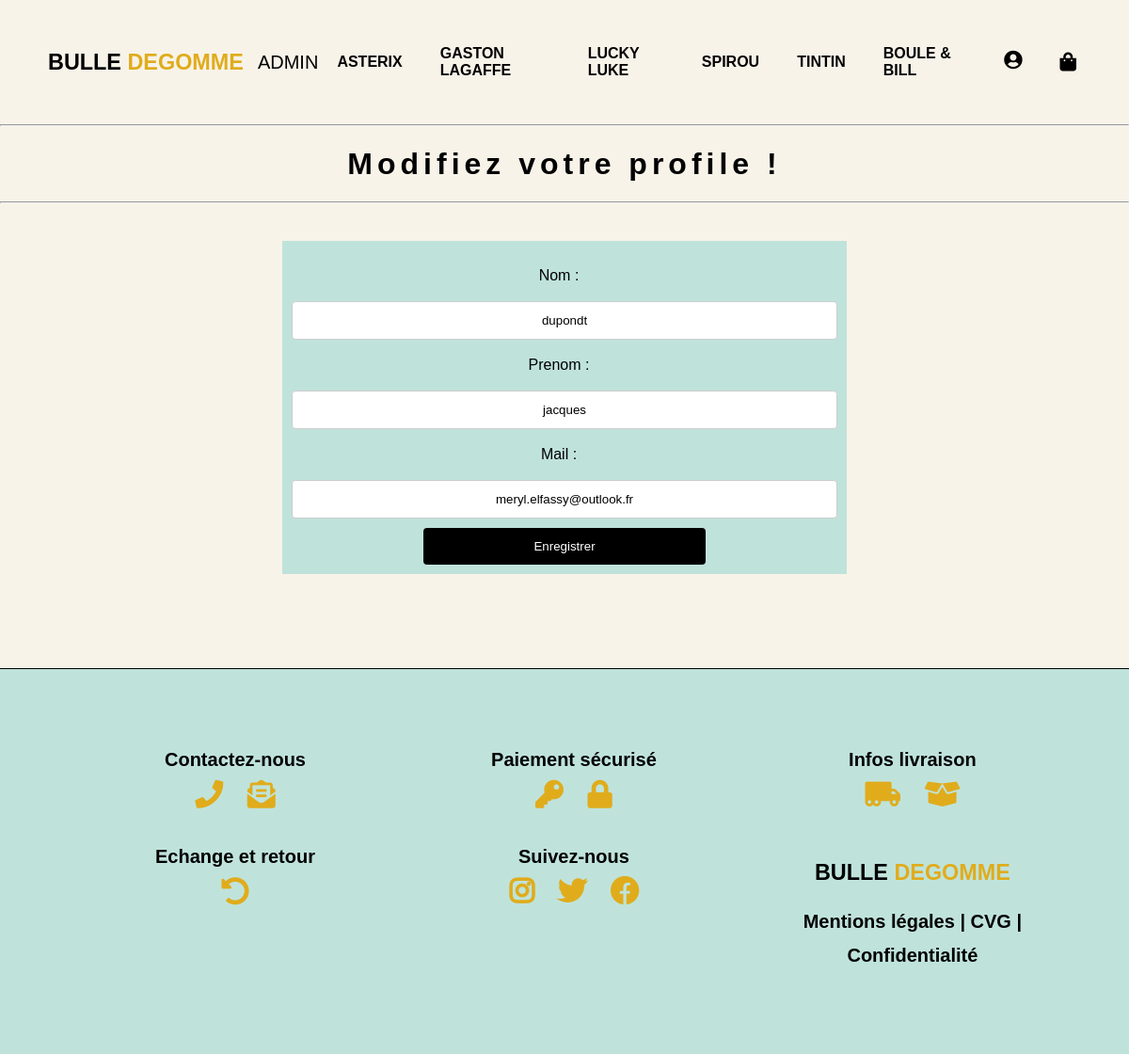
The app's page /index.php?page=update_user&action=editUser&id=21 (signed in) with its own data.
### tables this page shows
CREATE TABLE IF NOT EXISTS `categories` (
  `id` int(11) NOT NULL AUTO_INCREMENT,
  `name` varchar(255) NOT NULL,
  `description` text NOT NULL,
  PRIMARY KEY (`id`)
);

CREATE TABLE IF NOT EXISTS `users` (
  `id` int(11) NOT NULL AUTO_INCREMENT,
  `last_name` varchar(255) NOT NULL,
  `first_name` varchar(255) NOT NULL,
  `email` varchar(255) NOT NULL,
  `password` varchar(255) NOT NULL,
  `is_admin` tinyint(1) DEFAULT '0',
  PRIMARY KEY (`id`)
);

### index.php (called while the page is built, shortened)
<?php
if(isset($_GET['page'])){
  switch ($_GET['page']) {
      case 'update_user' :
          require 'controllers/updateUserController.php';
          break;
  }
}
else{
  require 'controllers/indexController.php';
}
require 'views/bd.php';

### models/Category.php (called while the page is built)
<?php
function getCategories()
{
	$db = dbConnect();
	$query = $db->prepare('SELECT * FROM categories');
	$query->execute();
	$categories = $query->fetchAll();
	return $categories;
}

### controllers/updateUserController.php (called while the page is built, shortened)
<?php
require_once 'models/Category.php';
require_once 'models/User.php';
$categories = getCategories();
if($_GET['action'] == 'editUser'){
    if(!empty($_POST)){
        if(empty($_POST['last_name']) || empty($_POST['first_name'] || empty($_POST['email']))){
            if(empty($_POST['last_name'])){
                $_SESSION['flash']['error'] = 'Le champ nom est obligatoire !';
            }
            if(empty($_POST['first_name'])){
                $_SESSION['flash']['error'] = 'Le champ email est obligatoire !';
            }
            if(empty($_POST['email'])){
                $_SESSION['flash']['error'] = 'Le champ email est obligatoire !';
            }
            $_SESSION['old_inputs'] = $_POST;
        }
        else{
            $user = updateUser($_GET['id'], $_POST);
            if($user){
                $_SESSION['flash']['success'] = 'Utilisateur mis à jour !';
            }
            else{
                $_SESSION['flash']['error'] = 'Erreur lors de la mise à jour... :(';
            }
            header('Location:index.php');
            exit;
        }
    }
    else {
            if (!isset($_SESSION['old_inputs'])) {
                $user = getUser($_GET['id']);
            }
        }
}

### models/User.php (called while the page is built, shortened)
<?php
function getUser($id){
        $db = dbConnect();
        $query = $db->prepare('SELECT * FROM users WHERE id = ?');
        $query->execute([$id]);
        $result = $query->fetch();
        return $result;
}

### views/update_user.php (the view)
<!DOCTYPE html>
 <html lang="fr">
 <head><title>Homepage</title>
     <?php require 'partials/head_assets.php'; ?>
 </head>
 <body class="index-body">
 <div class="container-fluid">
     <hr>
         <h1>Modifiez votre profile !</h1>
         <hr>
     <div class="form">
         <form method="post" action="index.php?page=update_user&action=editUser&id=<?= $_SESSION['user']['id']; ?>">
             <div class="row">
                 <div class="col-25">
                     <label for="last_name">Nom :</label>
                 </div>
                 <div class="col-75">
                     <input  type="text" name="last_name" id="last_name" value="<?= isset($_SESSION[
                         'old_inputs']) ? $_SESSION['old_inputs']['last_name'] : '' ?><?= isset($user) ? htmlspecialchars($user['last_name']):''?>"
                 </div>
             </div>
             <div class="row">
                 <div class="col-25">
                     <label for="first_name">Prenom :</label>
                 </div>
                 <div class="col-75">
                     <input  type="text" name="first_name" id="first_name" value="<?= isset($_SESSION[
                         'old_inputs']) ? $_SESSION['old_inputs']['first_name'] : '' ?><?= isset($user) ?htmlspecialchars($user['first_name']):''?>"
                 </div>
             </div>
             <div class="row">
                 <div class="col-25">
                     <label for="email">Mail :</label>
                 </div>
                 <div class="col-75">
                     <input  type="text" name="email" id="email" value="<?= isset($_SESSION[
                         'old_inputs']) ? $_SESSION['old_inputs']['email'] : '' ?><?= isset($user) ? htmlspecialchars($user['email']):''?>"
                 </div>
             </div>
         </form>
     </div>
     <div>
         <input type="submit" value="Enregistrer">
     </div>
     </div>
 </div>
 </body>
 </html>

### views/partials/nav.php (shortened to what this page needs)
<body>
<header>
    <nav>
        <div class="logo">
        <a href="index.php"><h3>BULLE <span>DEGOMME</span></h3></a>
            <?php
            if (isset($_SESSION['user']) && $_SESSION['user']['is_admin']==1)
            {
                echo '<a href="admin" >ADMIN</a>';
            }
            ?>
        </div>
        <div>
            <?php foreach($categories as $category): ?>
                <a href="index.php?page=product_list&category_id=<?= $category['id'] ?>"><?= $category['name']; ?></a>
            <?php endforeach; ?>
            <ul>
                <li><i class="fas fa-user-circle"></i>
                </li>
            </ul>
            <a href="index.php?page=cart&action=list"><i class="fas fa-shopping-bag"></i></a>
        </div>
    </nav>
</header>
</body>

### assets/css/style.css (style rules this page uses)
* { margin: 0px; padding: 0px; font-family: Hevetica, Arial, sans-serif; box-sizing: border-box; }
html,body { width:100%; height:100%; background-color: #F8F3E9; }
.fa-user-circle { font-size: 25px; }
.fa, .fas { color: #e0ac1c; padding: 10px; font-size: 30px; }
.fa-shopping-bag { color: black; padding: 0; font-size: 20px; }
.fa-user-circle { color: black; padding: 0; font-size: 20px; }
h1 { text-align: center; letter-spacing: 5px; height: 80px; padding-top: 22px; }
header { width: 100%; position: relative; }
header nav ul > li { position: relative; padding: 0; float: left; line-height: 60px; text-align: center; margin: 0 20px; }
header nav ul { list-style: none; }
nav, main { max-width: 1310px; margin: auto; padding: 36px; }
nav { display: flex; justify-content: space-between; }
nav > :first-child { flex-shrink: 0; display: flex; align-items: center; }
nav > :first-child>a { color: black; }
nav > :nth-child(2) { display: flex; align-items: center; font-weight: 600; }
nav > :nth-last-child(2) > a { margin: 0 20px; color: black; text-decoration: none; text-transform: uppercase; }
.logo { font-size: 20px; }
.row:after { content: ""; display: table; clear: both; }
form { padding: 10px; }
.form { margin:auto; margin-top:40px; width: 50%; background-color: #2cb8b647; }
.col-25 { margin-top: 6px; }
.col-75 { margin-top: 6px; }
li { list-style: none; }
a, a:hover, a:visited, a:active { text-decoration:none; }
input[type=text], select, textarea { width: 100%; padding: 12px; border: 1px solid #ccc; border-radius: 4px; resize: vertical; text-align: center; }
label { padding: 12px 12px 12px 0; display: inline-block; }
input[type=submit] { background-color: black; color: white; padding: 12px 20px; border: none; border-radius: 4px; cursor: pointer; margin-top: 10px; width: 300px; transition-duration: .3s; }
.row { justify-content: center; text-align: center; }
span { color: #e0ac1c; }
h3 { margin: 15px; }
li { display: inline; }

### records on screen
categories: name "ASTERIX"
categories: name "GASTON LAGAFFE"
categories: name "LUCKY LUKE"
categories: name "SPIROU"
categories: name "TINTIN"
categories: name "BOULE & BILL"
users: last_name "dupondt", first_name "jacques", email "meryl.elfassy@outlook.fr"
